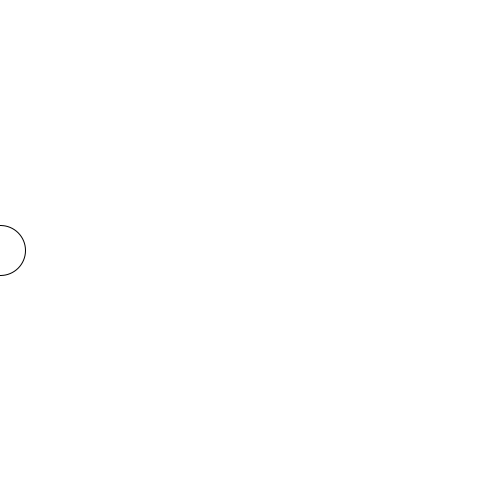
Frame 1 (no input)
Frame 60 (the mouse pressed at the canvas centre just before this capture): identical to frame 1, image omitted
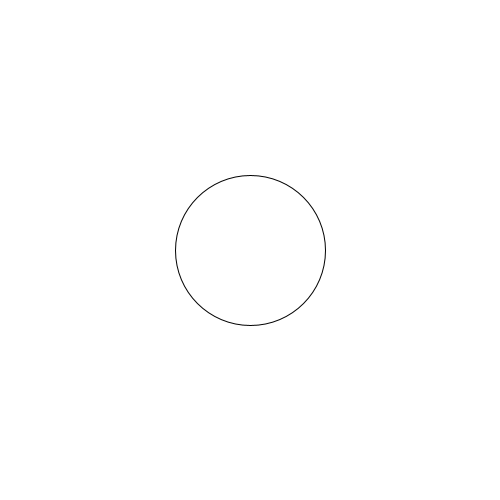
Frame 120 (the mouse held since frame 60 and released just before this capture)

The Processing sketch that drew these frames (run headless with seeded random() and noise(); from frame 60 on, the mouse is pressed at the canvas centre):

// Processing sketch: ejemplo_map1
// ── ejemplo_map1.pde
float diam; // variable para el diámetro
void setup() {
  size(500, 500);
}
void draw() {
  background(255);
  /*el valor de diam estará determinado por la ubicación del mouseX*/
  
  // map(variable_control, valorInicial_varControl, valFinal_varControl, valorMin, valorMax)
  
  diam = map(mouseX, 0, width, 50, 250);
  ellipse(mouseX, 250, diam, diam);
  println(diam);
}
